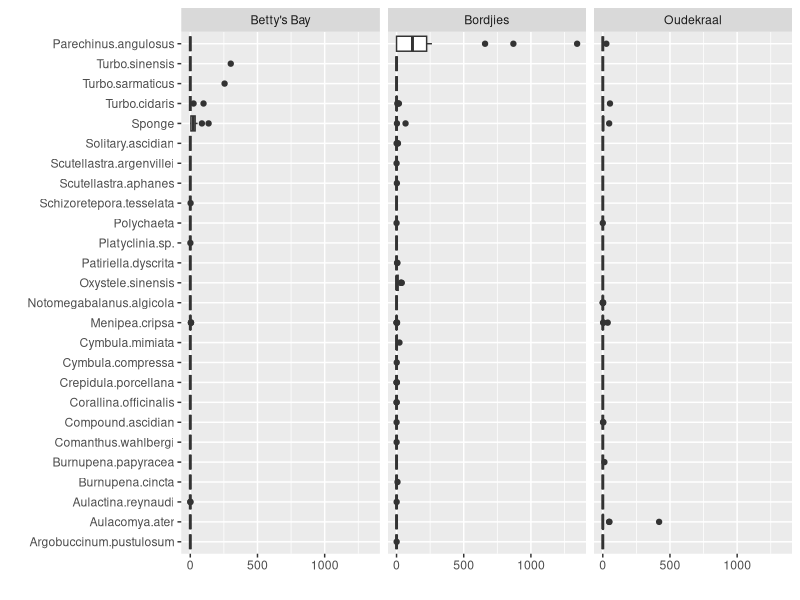
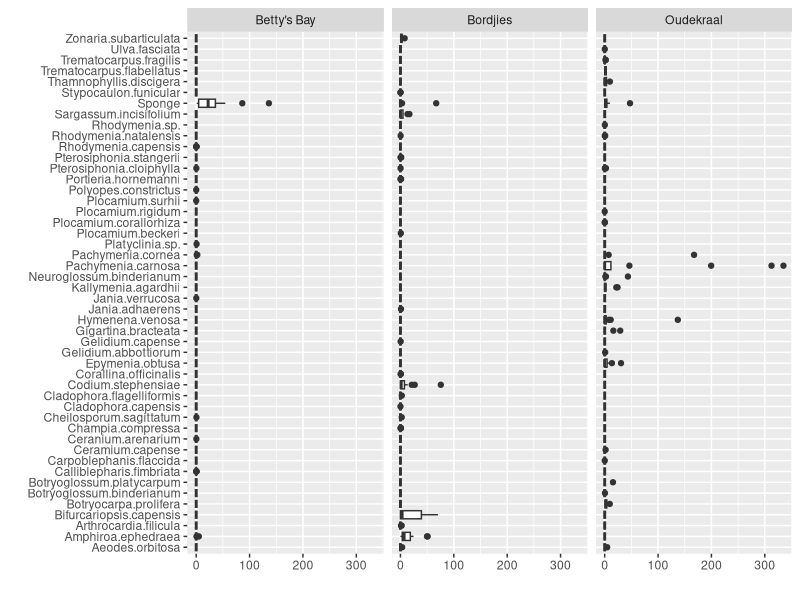

The R script that drew these images, in order:

library(vegan)
library(MASS)
library(tidyverse)
library(ggplot2)
library(reshape2)

### Data wrangling

flora <- read.csv(file = "data/flora.csv", sep = ";", check.names = TRUE)
fauna <- read.csv(file = "data/fauna.csv", sep = ";", check.names = TRUE)
cover <- read.csv(file = "data/cover.csv", sep = ";", check.names = TRUE)

### Community

flora_lng <- melt(flora, id.vars = c("site", "plot", "id"), variable.name = "species", value.name = "biomass")
fauna_lng <- melt(fauna, id.vars = c("site", "plot", "id"), variable.name = "species", value.name = "biomass")

# Boxplots of flora and fauna biomass data

flora_plot <- ggplot(data = flora_lng, aes(x= species, y= biomass)) + 
  geom_boxplot() + 
  facet_wrap(~site) + 
  coord_flip() + 
  xlab("") + 
  ylab("")

fauna_plot <- ggplot(data = fauna_lng, aes(x= species, y= biomass)) + 
  geom_boxplot() + 
  facet_wrap(~site) + 
  coord_flip() + 
  xlab("") + 
  ylab("")


### Diversity

### Temperature environment

### Wave environment

### Investigate driver





